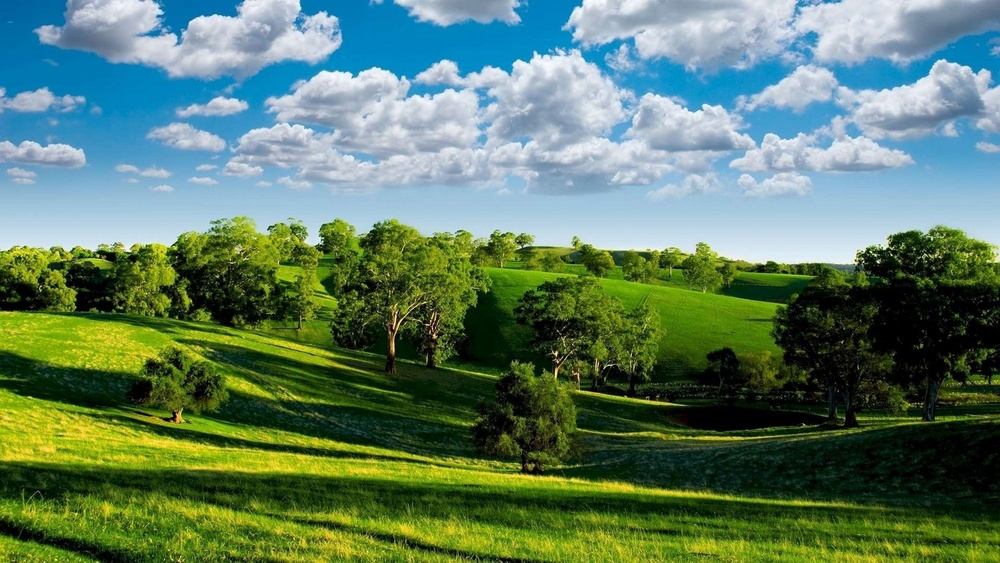
#> input picture Lab3/img.jpg, 1000 x 563 px, shrunk from 2844 x 1600 before the run
$ python task2.py
#> lines starting #> are read from the running program, lines starting #| are printed output that depends on the picture
#> in main, image is the input picture: PIL image 1000x563 RGB; mean R, G, B 94, 124.6, 99.3
import numpy as np
from PIL import Image
import matplotlib.pyplot as plt

def plot_histogram(image):
    histogram, bins = np.histogram(image.flatten(), bins=256, range=[0, 256])
#> histogram = 256 values, max 85370 at index 0, min 119 at index 254, mean 6597.7; bins = 257 values from 0 to 256

    plt.figure(figsize=(12, 6))
    plt.subplot(2, 2, 1)
    plt.title("Гистограмма изображения")
    plt.xlabel("Интенсивность")
    plt.ylabel("Частота")
    plt.xlim(0, 256)
    plt.plot(histogram, color='black')

    colors = ('red', 'green', 'blue')
    for i, color in enumerate(colors):
        channel_histogram, _ = np.histogram(image[:, :, i], bins=256, range=[0, 256])
        plt.subplot(2, 2, i + 2)
        plt.title(f"Гистограмма {color.upper()} канала")
        plt.xlabel("Интенсивность")
        plt.ylabel("Частота")
        plt.xlim(0, 256)
        plt.plot(channel_histogram, color=color)

    plt.tight_layout()
    plt.show()
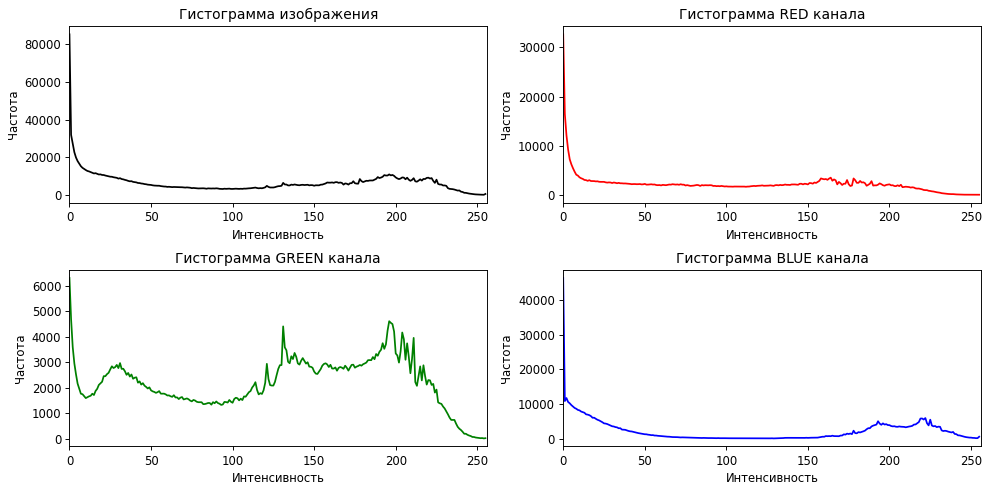
#> figure drawn by matplotlib, 4 panels; panel 1: curve peaks at x = 0, y = 85370; panel 2: curve peaks at x = 0, y = 32671; panel 3: curve peaks at x = 0, y = 6310; panel 4: curve peaks at x = 0, y = 46389

def main(image_path):
    try:
        image = Image.open(image_path)
        image = image.convert('RGB')

        image_np = np.array(image)

        plt.imshow(image_np)
        plt.axis('off')
        plt.title('Исходное изображение')
        plt.show()

        plot_histogram(image_np)
    except Exception as e:
        print(f"Ошибка: {e}")

if __name__ == "__main__":
    image_path = 'img.jpg'
    main(image_path)
